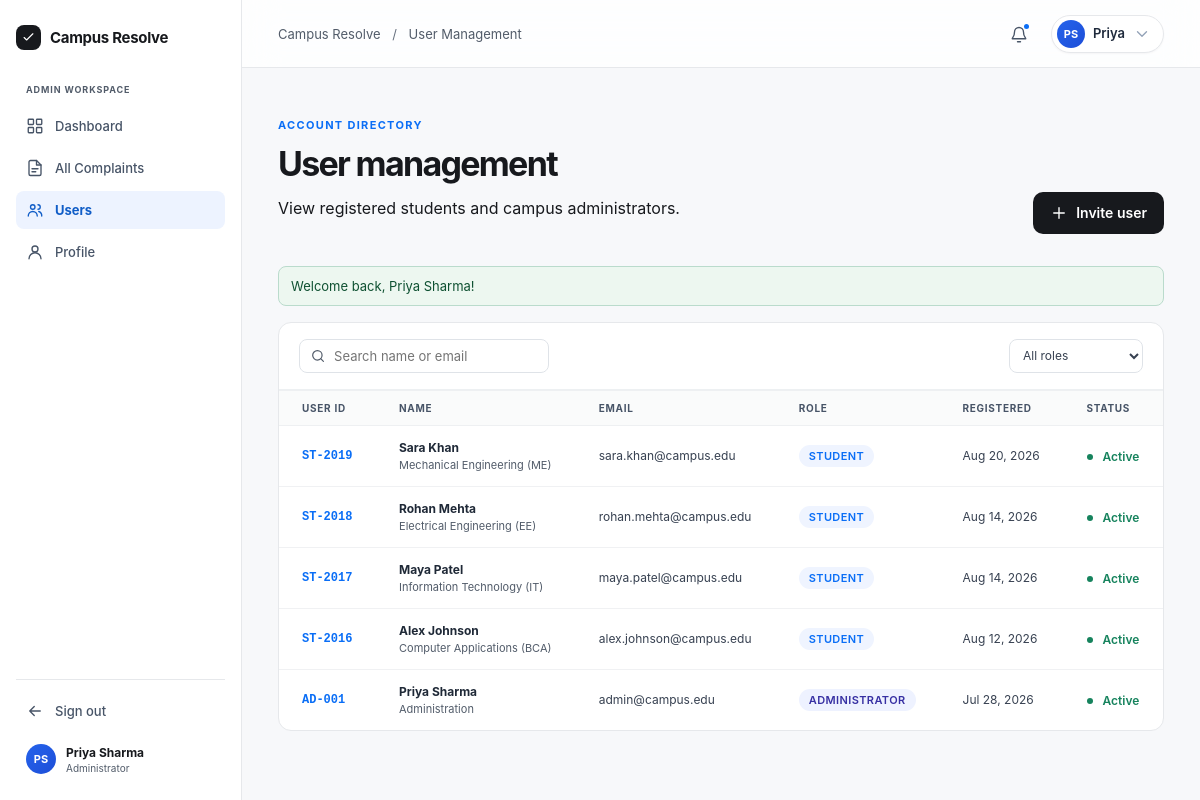
Before: /admin/users.php (signed in) with the older database file.
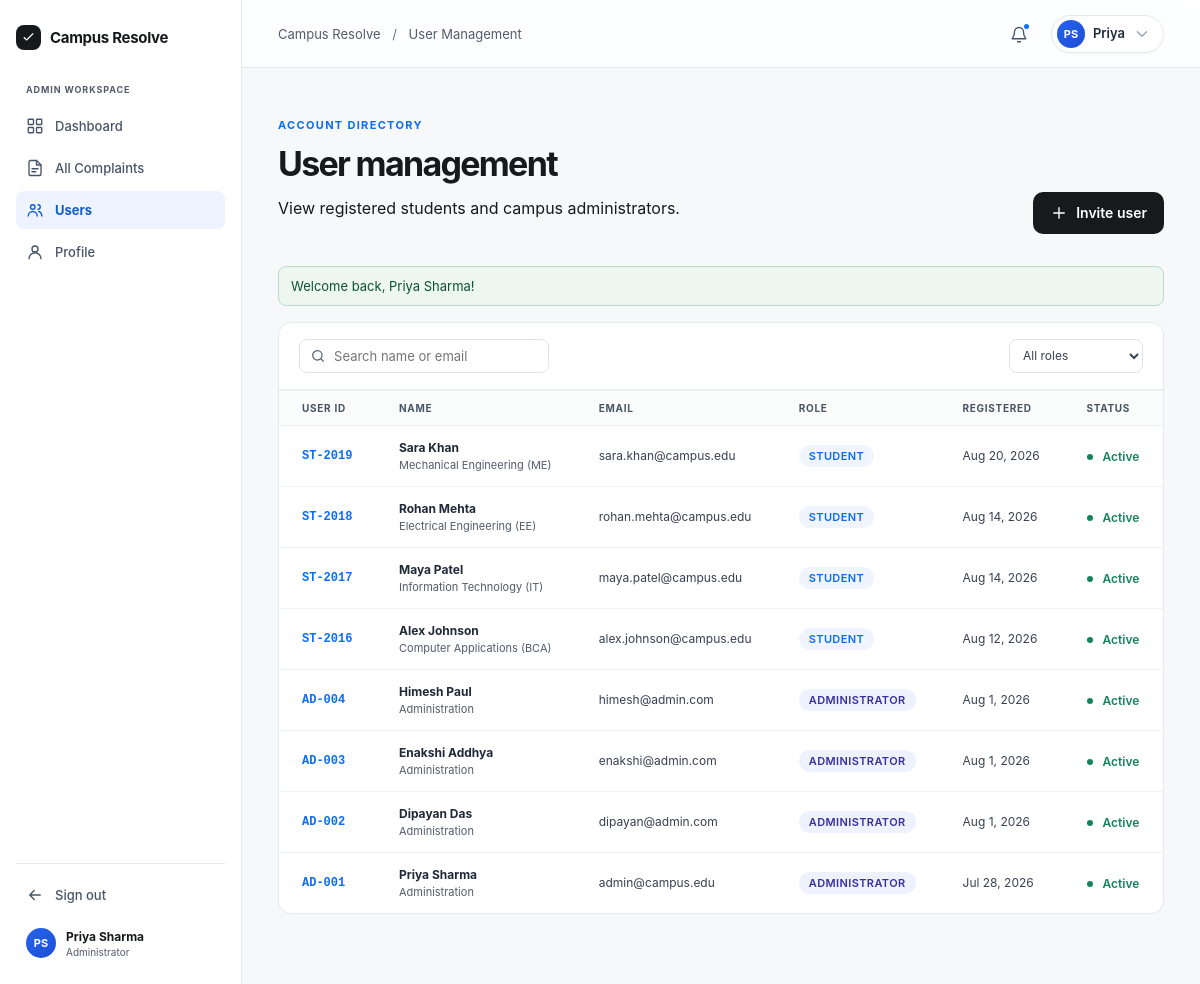
After: the same page with the newer database file.
### tables this page shows
CREATE TABLE `users` (
  `id` INT AUTO_INCREMENT PRIMARY KEY,
  `user_code` VARCHAR(20) NOT NULL UNIQUE,
  `name` VARCHAR(100) NOT NULL,
  `email` VARCHAR(120) NOT NULL UNIQUE,
  `password` VARCHAR(255) NOT NULL,
  `role` ENUM('student', 'admin') NOT NULL DEFAULT 'student',
  `department` VARCHAR(100) DEFAULT NULL,
  `status` ENUM('active', 'inactive') NOT NULL DEFAULT 'active',
  `created_at` DATETIME NOT NULL DEFAULT CURRENT_TIMESTAMP
);

### includes/auth_check_admin.php (called while the page is built, shortened)
<?php
require_once __DIR__ . '/auth.php';
$base = $base ?? '../';

### includes/auth.php (called while the page is built, shortened)
<?php
function current_user(): ?array {
    return $_SESSION['user'] ?? null;
}
function get_flash(bool $clearCache = false): ?array {
    static $cached = null;
    if (isset($_SESSION['flash'])) {
        $cached = $_SESSION['flash'];
    }
    return $cached;
}
function user_initials(?string $name): string {
    $parts = preg_split('/\s+/', trim($name));
    $initials = '';
    foreach ($parts as $p) {
        if ($p !== '') {
            $initials .= mb_strtoupper(mb_substr($p, 0, 1));
        }
        if (mb_strlen($initials) >= 2) break;
    }
    return $initials ?: 'CR';
}

### includes/helpers.php (called while the page is built, shortened)
<?php
function e(?string $str): string {
    return htmlspecialchars((string)$str, ENT_QUOTES, 'UTF-8');
}
function format_date(?string $datetime, bool $includeYear = false): string {
    $timestamp = strtotime($datetime);
    return date($includeYear ? 'M j, Y' : 'M j', $timestamp);
}

### admin/users.php (the view, shortened to what this page needs)
<?php
$base = '../';
require_once __DIR__ . '/../config/db_connect.php';
require_once __DIR__ . '/../includes/auth.php';
require_once __DIR__ . '/../includes/auth_check_admin.php';
require_once __DIR__ . '/../includes/helpers.php';
$active_nav = 'users';
$crumb_title = 'User Management';
$search = trim((string)($_GET['q'] ?? ''));
$sql = "
    SELECT
        `id`,
        `user_code`,
        `name`,
        `email`,
        `role`,
        `department`,
        `status`,
        `created_at`
    FROM `users`
    WHERE 1=1
";
$params = [];
$sql .= " ORDER BY `role` ASC, `created_at` DESC, `id` DESC";
$stmt = $pdo->prepare($sql);
$stmt->execute($params);
$usersList = $stmt->fetchAll();
$flash = get_flash();
?>
<!doctype html>
<html lang="en">
  <head>
    <link rel="stylesheet" href="<?= $base ?>assets/css/styles.css?v=<?= time() ?>" />
  </head>
  <body>
    <div class="app-shell">
      <?php require __DIR__ . '/../includes/admin-sidebar.php'; ?>
      <div class="app-body">
        <?php require __DIR__ . '/../includes/header.php'; ?>
        <main id="main-content" class="app-main">
          <section class="page-head list-head">
            <div>
              <p class="eyebrow">Account directory</p>
              <h1>User management</h1>
              <p>View registered students and campus administrators.</p>
            </div>
            <a
              class="button primary"
              href="mailto:?subject=Campus%20Resolve%20Invitation"
              data-toast="User directory is synced with campus active accounts."
            >
              <svg class="icon"><use href="<?= $base ?>icons.svg#i-plus" /></svg>
              Invite user
            </a>
          </section>
          <?php if ($flash): ?>
            <div class="form-alert <?= $flash['type'] === 'success' ? 'success' : '' ?>" role="status">
              <?= e($flash['message']) ?>
            </div>
          <?php endif; ?>
          <section class="panel table-panel">
            <form class="table-controls" method="GET" action="users.php">
              <label class="search-input">
                <svg class="icon"><use href="<?= $base ?>icons.svg#i-search" /></svg>
                <input
                  id="user-search"
                  name="q"
                  value="<?= e($search) ?>"
                  placeholder="Search name or email"
                  aria-label="Search users"
                />
              </label>
              <div class="filter-row">
                <select id="user-role" name="role" aria-label="Filter users" onchange="this.form.submit()">
                  <option value="">All roles</option>
                </select>
              </div>
            </form>
            <div class="responsive-table">
              <?php if (!empty($usersList)): ?>
                <table id="user-table">
                  <thead>
                    <tr>
                      <th>User ID</th>
                      <th>Name</th>
                      <th>Email</th>
                      <th>Role</th>
                      <th>Registered</th>
                      <th>Status</th>
                    </tr>
                  </thead>
                  <tbody>
                    <?php foreach ($usersList as $u): ?>
                      <?php
                        $roleTitle = $u['role'] === 'admin' ? 'Administrator' : 'Student';
                        $statusActive = ($u['status'] ?? 'active') === 'active';
                      ?>
                      <tr data-role="<?= e($roleTitle) ?>">
                        <td data-label="User ID">
                          <span class="id-link"><?= e($u['user_code']) ?></span>
                        </td>
                        <td data-label="Name">
                          <strong><?= e($u['name']) ?></strong>
                          <?php if (!empty($u['department'])): ?>
                            <small><?= e($u['department']) ?></small>
                          <?php endif; ?>
                        </td>
                        <td data-label="Email">
                          <?= e($u['email']) ?>
                        </td>
                        <td data-label="Role">
                          <span class="role-chip" style="<?= $u['role'] === 'admin' ? 'background: #eef2ff; color: #3730a3;' : '' ?>">
                            <?= e($roleTitle) ?>
                          </span>
                        </td>
                        <td data-label="Registered">
                          <?= e(format_date($u['created_at'], true)) ?>
                        </td>
                        <td data-label="Status">
                          <span class="<?= $statusActive ? 'account-active' : 'account-inactive' ?>" style="<?= !$statusActive ? 'color: #991b1b; background: #fee2e2; padding: 2px 8px; border-radius: 999px; font-size: 12px; font-weight: 500;' : '' ?>">
                            <?= ucfirst(e($u['status'] ?? 'active')) ?>
                          </span>
                        </td>
                      </tr>
                    <?php endforeach; ?>
                  </tbody>
                </table>
              <?php endif; ?>
            </div>
          </section>
        </main>
      </div>
    </div>
    <?php require __DIR__ . '/../includes/footer.php'; ?>

### includes/admin-sidebar.php (shortened to what this page needs)
<?php
$base = $base ?? './';
$user = current_user();
$name = $user['name'] ?? 'Administrator';
$initials = user_initials($name);
$active_nav = $active_nav ?? '';
?>
<aside class="sidebar">
  <div>
    <a class="brand" href="<?= $base ?>index.php">
      <span class="brand-mark"><svg class="icon" width="15" height="15"><use href="<?= $base ?>icons.svg#i-check" /></svg></span>Campus Resolve
    </a>
    <p class="workspace-label">Admin workspace</p>
    <nav aria-label="Administrator navigation">
      <a class="side-link <?= $active_nav === 'admin-dashboard' ? 'active' : '' ?>" href="<?= $base ?>admin/dashboard.php">
        <svg class="icon"><use href="<?= $base ?>icons.svg#i-dashboard" /></svg>Dashboard
      </a>
      <a class="side-link <?= $active_nav === 'admin-complaints' ? 'active' : '' ?>" href="<?= $base ?>admin/complaints.php">
        <svg class="icon"><use href="<?= $base ?>icons.svg#i-doc" /></svg>All Complaints
      </a>
      <a class="side-link <?= $active_nav === 'users' ? 'active' : '' ?>" href="<?= $base ?>admin/users.php">
        <svg class="icon"><use href="<?= $base ?>icons.svg#i-users" /></svg>Users
      </a>
      <a class="side-link <?= $active_nav === 'admin-profile' ? 'active' : '' ?>" href="<?= $base ?>admin/profile.php">
        <svg class="icon"><use href="<?= $base ?>icons.svg#i-user" /></svg>Profile
      </a>
    </nav>
  </div>
  <div class="sidebar-bottom">
    <a class="side-link" href="<?= $base ?>auth/logout.php">
      <svg class="icon"><use href="<?= $base ?>icons.svg#i-arrow-left" /></svg>Sign out
    </a>
    <a class="sidebar-user" href="<?= $base ?>admin/profile.php" title="View Administrator Profile">
      <span class="avatar"><?= e($initials) ?></span>
      <div><strong><?= e($name) ?></strong><small>Administrator</small></div>
    </a>
  </div>
</aside>

### includes/header.php (shortened to what this page needs)
<?php
$base = $base ?? './';
$user = current_user();
$name = $user['name'] ?? 'User';
$first_name = explode(' ', trim($name))[0];
$initials = user_initials($name);
$crumb_title = $crumb_title ?? 'Dashboard';
?>
<header class="app-header">
  <div class="crumb">Campus Resolve <span>/</span> <?= e($crumb_title) ?></div>
  <div class="header-actions">
    <button class="icon-button" data-toast="Notifications are active." aria-label="Notifications">
      <svg class="icon"><use href="<?= $base ?>icons.svg#i-bell" /></svg><i></i>
    </button>
    <div class="user-dropdown-wrapper">
      <button class="user-menu" type="button" id="user-menu-button" aria-expanded="false" aria-haspopup="true">
        <span class="avatar"><?= e($initials) ?></span>
        <span class="user-name"><?= e($first_name) ?></span>
        <svg class="icon chevron" width="14" height="14" aria-hidden="true"><use href="<?= $base ?>icons.svg#i-chevron" /></svg>
      </button>
    </div>
  </div>
</header>

### includes/footer.php (shortened to what this page needs)
</body>
</html>

Changed rows visible on the page:
added users: user_code "AD-004", name "Himesh Paul", department "Administration", email "himesh@admin.com", role "ADMINISTRATOR", created_at "Aug 1, 2026", status "Active"
added users: user_code "AD-003", name "Enakshi Addhya", department "Administration", email "enakshi@admin.com", role "ADMINISTRATOR", created_at "Aug 1, 2026", status "Active"
added users: user_code "AD-002", name "Dipayan Das", department "Administration", email "dipayan@admin.com", role "ADMINISTRATOR", created_at "Aug 1, 2026", status "Active"
